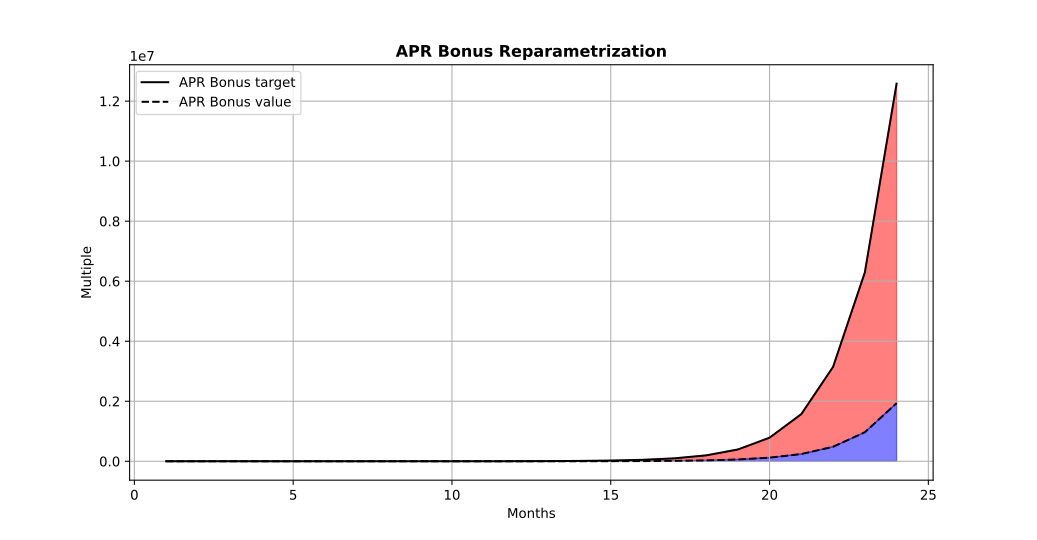

Recreate this plot in Python.
#!/usr/bin/env -S ipython --matplotlib=auto

#%%
import matplotlib.pyplot as pp
import numpy as np
import os

path = os.path.dirname(os.path.abspath(__file__))
path = os.path.join(path, 'apr+of.0.txt')
data = np.genfromtxt(path)
tgts = data[:,2] / 20
aprs = data[:,1] / 20
idxs = data[:,0]
zero = np.zeros(data.shape[0])

pp.plot(idxs, tgts, color='black')
pp.plot(idxs, aprs, color='black', linestyle='--')
pp.fill_between(idxs, tgts, aprs, where=tgts>=0, color='r', alpha=0.5)
pp.fill_between(idxs, aprs, where=aprs>=0, color='b', alpha=0.5)

pp.title('APR Bonus Reparametrization', fontweight='bold')
pp.legend(['APR Bonus target', 'APR Bonus value'])
pp.ylabel('Multiple')
pp.xlabel('Months')
pp.grid()

#%%
if __name__ == '__main__':
    pp.show(block=True)
